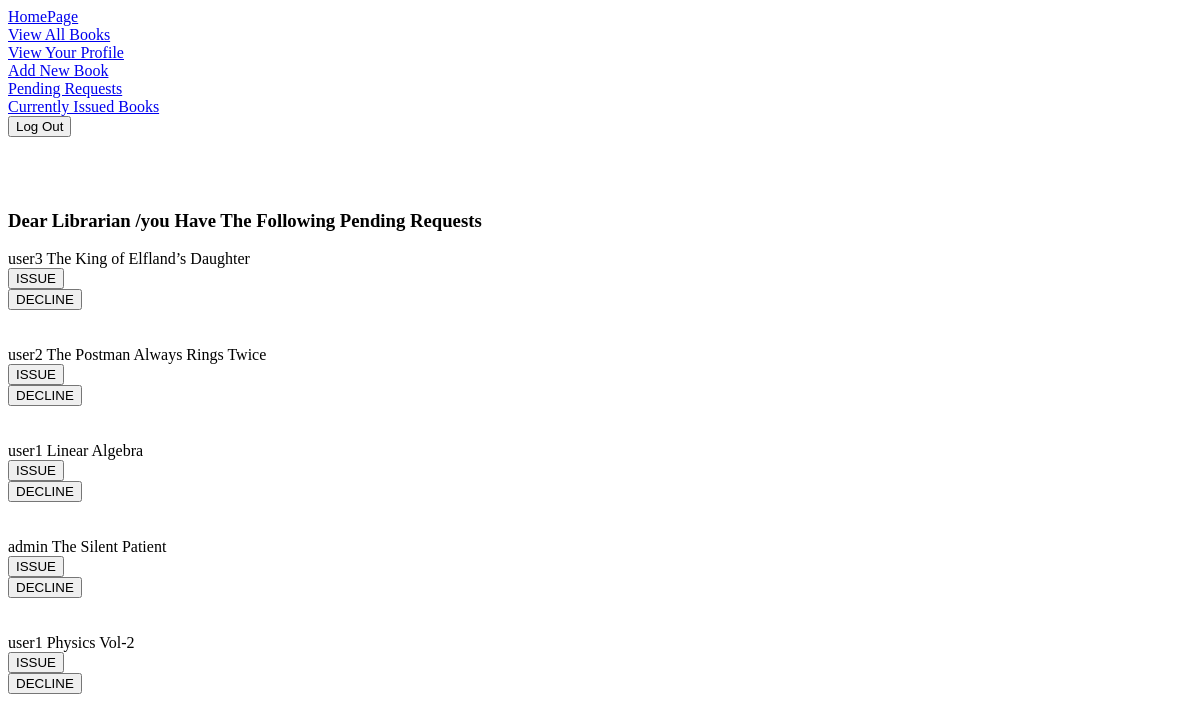
/pending (signed in), run on an earlier commit of the app's database.
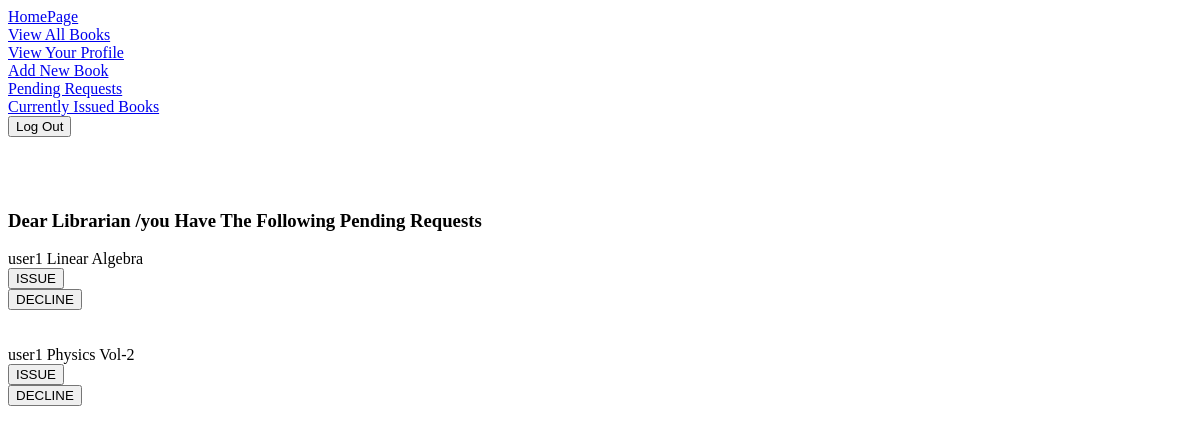
And on a later commit of the database.
### library/models.py (models this page shows, shortened)
class IssueRequest(models.Model):
    user = models.ForeignKey(User, on_delete=models.CASCADE)
    book = models.ForeignKey('Book',on_delete=models.CASCADE)
    permissions = ((False,'denied'),(True,'issued'))
    statu = ((False,'pending'),(True,'seen'))
    status=models.BooleanField(max_length=30,choices=statu,default=False)
    permission=models.BooleanField(max_length=30,choices=permissions,default=False)
    choice = ((True,'returned'),(False,'Not Returned'))
    returned = models.BooleanField(max_length=30,choices=choice,default=False)
    issue_date = models.DateTimeField(null=True,blank=True)
    return_date = models.DateTimeField(null=True,blank=True)

class Book(models.Model):
    title=models.CharField(max_length=50)
    genre_choice= [
        ('academics', 'Academics'),
        ('fiction', 'Fiction'),
        ('action ', 'Action '),
        ('biography', 'Biography'),
        ('history', 'History'),
        ('mystery','Mystery'),
        ('fantasy','Fantasy')
        ]
    isbn=models.PositiveIntegerField()
    author=models.CharField(max_length=40)
    genre=models.CharField(max_length=30,choices=genre_choice,default='academics')
    number = models.PositiveIntegerField()
    def __str__(self):
        return str(self.title)

### library/views.py (the view)
# urls.py: path('pending', views.pending, name ='pending'),
def pending(request):
    requests = models.IssueRequest.objects.all()
    today = DT.date.today()
    return render(request, 'pending.html',locals())

### Templates/pending.html (shortened to what this page needs)
{% extends 'userbase.html' %}
{% block body %}
<br><br><br>
<h3>Dear Librarian /you Have The Following Pending Requests</h3>
{% if user.is_staff %}
{% for request in requests %}
{% if request.status %}
{% else %}
    {% if request.permission %}
    {% else %}
    {{request.user}} {{request.book}}  <br>
    <form method="post" action="issue/{{request.id}}">
    <input type = "submit" value="ISSUE" name = "issue">
    </form>
    <form method="post" action="issue/{{request.id}}">
    <input type = "submit" value="DECLINE">
    </form>
    <br><br>
    {% endif %}
{% endif %}
{% endfor %}
{% endif %}
{% endblock body %}

What changed in the data, as far as the page shows it:
no longer on this page (row edited): IssueRequest: user "user3", book "The King of Elfland’s Daughter"
no longer on this page (row edited): IssueRequest: user "user2", book "The Postman Always Rings Twice"
no longer on this page (row edited): IssueRequest: user "admin", book "The Silent Patient"
